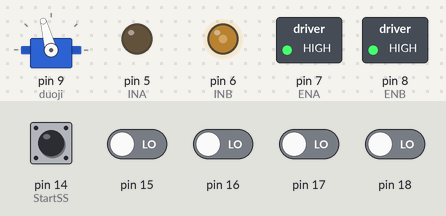
The sketch below on a simulated Arduino Uno, built with avr-gcc and run on an emulated ATmega328P. Shown: servo, switched loads named in the sketch (green lamp = pin HIGH), output pins drawn as LEDs (lit = HIGH). Inputs (shaded band) come from the test bench; at power-on: pin 14 (StartSS), pin 15–18 LOW. What the sketch prints to the serial monitor is not drawn.

Above: at 0.06 s.
At 0.6 s:
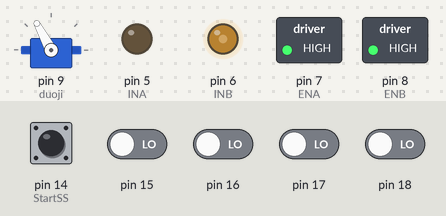
At 1.1 s:
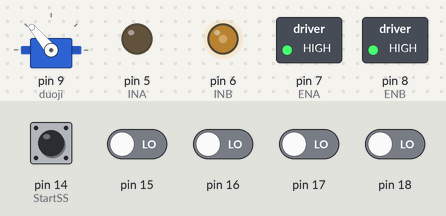
Timing chart, 0 to 2.6 s (numbered marks = the images above):
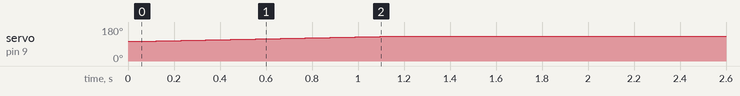

The sketch:

SmartCar.ino
```cpp
//#include "Motor.h"
/*
 * 版本更新 V1.0
*/
#include <Servo.h>
#include <PID_v1.h>

Servo duoji;			//创建一个舵机类；
#define startpos 93		//舵机中间值
#define RightMAX 37	//舵机→最大值
#define LeftMAX -37		//舵机←最大值
int pos = startpos;		//保存舵机的角度

int StartSS=14;		//传感器第一引脚
int pos_val[5]={0};		//位置信息保存
int position_now;		//当前位置信息
int position_old;		//上一时刻位置信息

//电机引脚定义
const int ENA =7;
const int INA = 5;
const int INB = 6;
const int ENB =8;
//PID Control
double Setpoint, Input, Output;

PID myPID(&Input, &Output, &Setpoint,2,5,1, DIRECT);

void sensorinit(int s1);	//传感器初始化
void getpostion(void);		//获取位置信息
void changeservo(void);		//改变舵机角度

void setup()
{
	/* add setup code here */
	//舵机初始化
	duoji.attach(9);//指定一个arduino引脚 ，这里我指定的是引脚9
	duoji.write(pos);//先让舵机归位，回中。后面通过改变pos 来改变舵机角度。
	//传感器初始化AN0~AN4
	sensorinit(StartSS);
	//测试期间电机的速度可以设一个较低值测试。
	pinMode(ENA,OUTPUT);
	digitalWrite(ENA,HIGH);
	pinMode(ENB,OUTPUT);
	digitalWrite(ENB,HIGH);
	pinMode(INA,OUTPUT);
	pinMode(INB,OUTPUT);
	analogWrite(INA,0);
	analogWrite(INB,100);
	//串口初始化
	Serial.begin(9600);
	while (!Serial) {
		; // wait for serial port to connect. Needed for native USB port only
	}

	 getpostion();
	 Input = position_now;
	 Setpoint = 5;
	 myPID.SetMode(AUTOMATIC);
	 myPID.SetOutputLimits(LeftMAX, RightMAX);

}

void loop()
{
  /* add main program code here */
    getpostion();
	Input = position_now;
	myPID.Compute();
   // changeservo();
	pos = (int)Output+startpos;
	duoji.write(pos);
}
void sensorinit(int s1)
{
		int i;
		//引脚设为输入
		for (i=0;i<5;i++)
		{
			pinMode(s1+i,INPUT);
		}
		//读取数据到数组

}
//通过读取传感器信息，获取车身位置信息。
void getpostion(void)
{
	int Fd;
	int Psd=0;
	int possum=0;
	int i,j;
	//计算压点的数量
	for (i=0;i<5;i++)
	{
		pos_val[i] = digitalRead(StartSS+i);
	}
	possum = pos_val[0]+pos_val[1]+pos_val[2]+pos_val[3]+pos_val[4];
	//加打印
	Serial.print("IR:");
	Serial.print(pos_val[0]);Serial.print(" ");
	Serial.print(pos_val[1]);Serial.print(" ");
	Serial.print(pos_val[2]);Serial.print(" ");
	Serial.print(pos_val[3]);Serial.print(" ");
	Serial.println(pos_val[4]);

	//滤除掉没有压点和压的点数超过2点以上的情况。如果遇到这种情况，位置信息不变。
	if (possum ==5 || possum < 3)
	{
		position_now = position_old;
	}
	//黑线压一点和压两点是正常的结果,计算位置。
	else
	{
			for (j=0;j<5;j++)
			{
				if (Psd ==0 )
				{
					if (pos_val[j] == 0) //黑色没有反射，为0
					{
						Fd = j;
						Psd = 1;
					}
				}
			}
	}
	//黑线压一点 根据公式计算出位置
	if (possum == 4)
	{
		position_now = Fd*2+1;
	}
	//黑线压两点 根据公式计算出位置
	else if(possum == 3) position_now = (Fd+1)*2;
	//保存上一次计算出的位置
	position_old = position_now;
	Serial.print("Position:");
	Serial.println(position_now);
}

void changeservo(void)
{


	switch(position_now)
	{
		case 1:
		{
			pos = LeftMAX;
			duoji.write(pos);
		}break;
		case 2:
		case 3:
		case 4:
		{
			pos = 90 + (position_now-5)*4;
			duoji.write(pos);
		}break;
		case 5:
		{
			pos = startpos;
			duoji.write(pos);
		}break;
		case 6:
		case 7:
		case 8:
		{
			pos = 90 + (position_now-5)*4;
			duoji.write(pos);
		}break;
		case 9:
		{
			pos = RightMAX;
			duoji.write(pos);
		}break;
	}


}
```

Measured:
- by itself, servo on pin 9 (duoji): moves from 105° to 130° over 0.97 s
